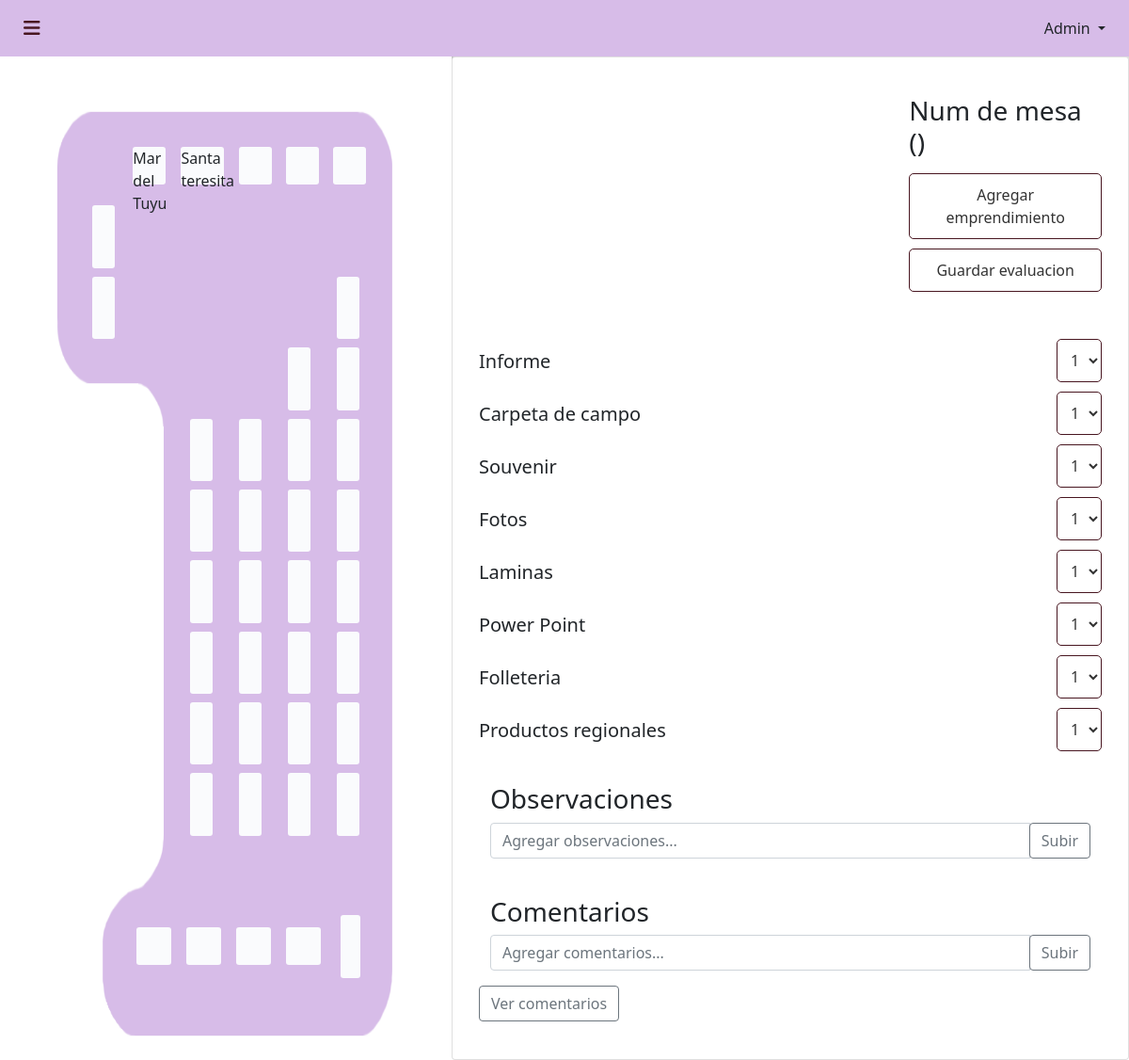
/map.php (signed in), run on the app's committed database.
### tables this page shows
CREATE TABLE `localidades` (
  `id` int(11) NOT NULL,
  `numeromesa` varchar(11) NOT NULL,
  `nombreLocalidad` varchar(50) NOT NULL,
  `profesorACargo` varchar(50) NOT NULL,
  `cursos` varchar(200) NOT NULL,
  `id_evaluador` varchar(100) NOT NULL
);

### map.php (the view, shortened to what the rows shown need)
<?php
include("session.php");
?>
<!DOCTYPE html>
<html lang="en">
<head>
    <link rel="stylesheet" href="css/style.css">
     <link rel="stylesheet" href="https://cdnjs.cloudflare.com/ajax/libs/font-awesome/6.4.0/css/all.min.css">
    <link href="https://cdn.jsdelivr.net/npm/bootstrap@5.0.2/dist/css/bootstrap.min.css" rel="stylesheet">
</head>
<body>
           <?php
           include("header.php");
           ?>
        <section class="mapaLayout">
            <div class="Mapa mapContainer">
                <div class="container mapConteinerConteiner">
                    <div class="row rowMap">
                        <div class="col standAjusteH">
                            <div class="standHor standid" onClick="getId(this.id)" id="stand1" name="stand1" data-url="php/localidades_mapa.php" data-target="stand" data-id="1">
                            <?php
                            $sqlStand = "SELECT * FROM localidades WHERE numeromesa='stand1'";
                            $resultStand = mysqli_query($conn, $sqlStand);
                            if ($resultStand) {
                                $arrayStand = mysqli_fetch_array($resultStand);
                                if ($arrayStand != null) {
                                     echo $arrayStand["nombreLocalidad"];
                                }
                            }
                            ?>
                            </div>
                        </div>
                        <div class="col standAjusteH"><div class="standHor standid" onClick="getId(this.id)" id="stand2">
                            <?php
                            $sqlStand = "SELECT * FROM localidades WHERE numeromesa='stand2'";
                            $resultStand = mysqli_query($conn, $sqlStand);
                            if ($resultStand) {
                                $arrayStand = mysqli_fetch_array($resultStand);
                                if ($arrayStand != null) {
                                    echo $arrayStand["nombreLocalidad"];
                                }
                            }
                            ?>
                        </div></div>
                    </div>
                </div>
            </div>
        </section>
</body>
</html>

### data on the page
localidades: nombreLocalidad "Mar del Tuyu"
localidades: nombreLocalidad "Santa teresita"

### other printed values
$_SESSION['nombre'] "Admin"
